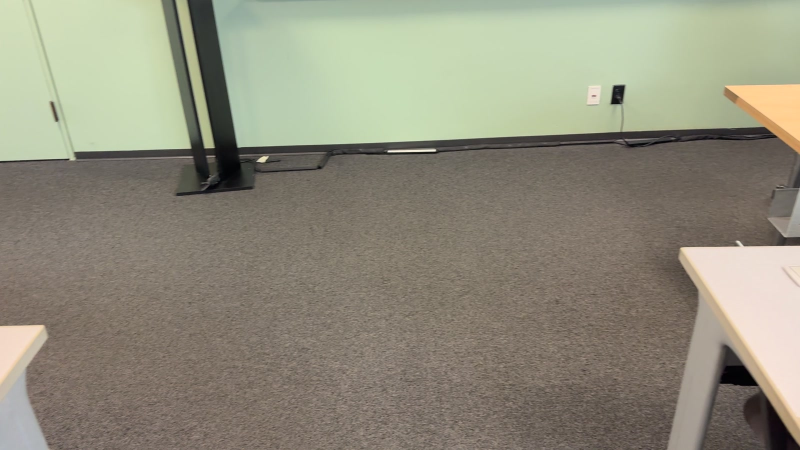
#> input picture apps/room2blender/references/reference_04_0070.0s.jpg, 1600 x 900 px (shown at 1/2 size)
$ python mapped_textures.py
#> lines starting #> are read from the running program, lines starting #| are printed output that depends on the picture
"""Reproducible photo-detail tiles; deliberately not a photogrammetric albedo solve."""
from pathlib import Path
import hashlib
import json
import cv2
import numpy as np
from PIL import Image

APP = Path(__file__).resolve().parents[1]
# Pixel crops reviewed against the original 1600x900 reference frames. No objects,
# trim, lights, perspective landmarks or recognisable shadows inside these crops.
RECIPES = [
    ('carpet', 'Carpet / procedural gray weave', 'reference_04_0070.0s.jpg', [600,440,1200,860], [0.18,0.17,0.16], 512, .09, .8),
    ('sage', 'Paint / sage green', 'reference_04_0070.0s.jpg', [520,30,950,225], [.43,.51,.36], 256, .008, 1.2),
    ('ivory', 'Paint / warm ivory', 'reference_02_0022.0s.jpg', [430,220,1000,550], [.66,.61,.46], 256, .008, 1.2),
    ('ceiling', 'Acoustic ceiling / off white', 'reference_08_0177.0s.jpg', [330,20,530,130], [.68,.68,.63], 512, .045, .61),
    ('maple', 'Desk / pale maple', 'reference_05_0100.0s.jpg', [480,837,880,892], [.60,.39,.17], 256, .025, .6),
    ('laminate', 'Table / light laminate', 'reference_02_0022.0s.jpg', [475,735,705,760], [.73,.71,.64], 256, .004, .6),
]


def main():
    folder = APP/'mappedRoom/textures'
    folder.mkdir(parents=True, exist_ok=True)
    records = []
    for name, material, frame, crop, color, size, strength, repeat in RECIPES:
        source = APP/'references'/frame
        pixels = np.asarray(Image.open(source).convert('RGB').crop(crop)).astype(np.float32)/255
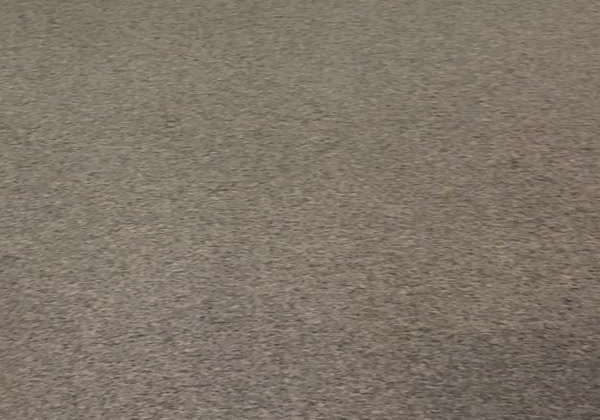
#> pixels: shape (420, 600, 3) float32; mean R, G, B 0.502, 0.46, 0.413
        # Linear light: remove low-frequency illumination and hue casts. Match the
        # original reviewed material's mean reflectance for a useful A/B comparison.
        linear = np.where(pixels <= .04045, pixels/12.92, ((pixels+.055)/1.055)**2.4)
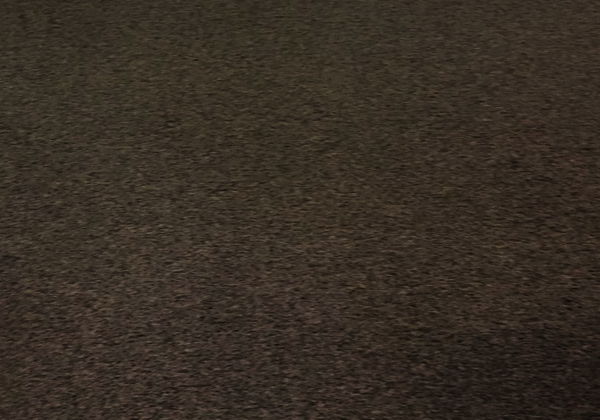
#> linear: shape (420, 600, 3) float32; mean R, G, B 0.218, 0.182, 0.145
        luminance = linear @ np.array([.2126,.7152,.0722], dtype=np.float32)
        blurred = cv2.GaussianBlur(luminance, (0,0), sigmaX=max(3,min(luminance.shape)/10))
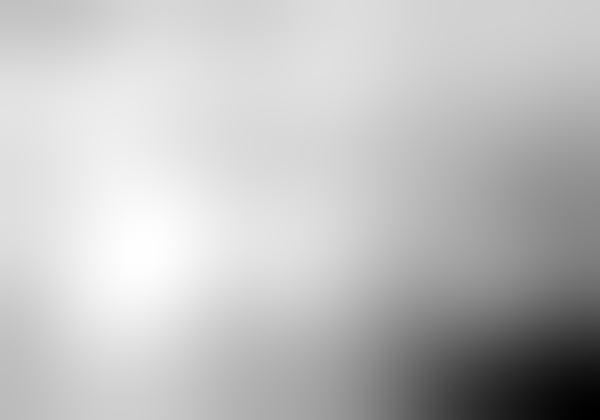
#> blurred: shape (420, 600) float32; min 0.116, max 0.21, mean 0.187; drawn with min black and max white
        detail = luminance/np.maximum(blurred,.005)-1
        detail = cv2.resize(detail, (size//2,size//2), interpolation=cv2.INTER_AREA)
#> detail: shape (256, 256) float32
        detail = np.concatenate([detail, detail[:,::-1]], axis=1)
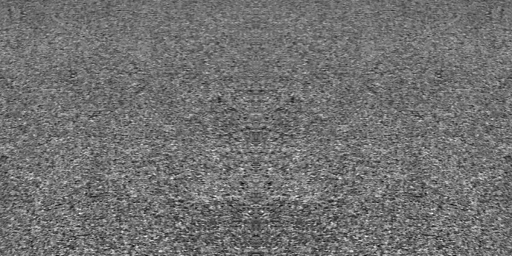
#> detail: shape (256, 512) float32; min -0.676, max 0.839, mean -0.00115; drawn with min black and max white
        detail = np.concatenate([detail, detail[::-1]], axis=0)
#> detail: shape (512, 512) float32
        detail -= detail.mean()
        detail = np.clip(detail/max(float(detail.std()),.0001)*strength, -strength*3, strength*3)
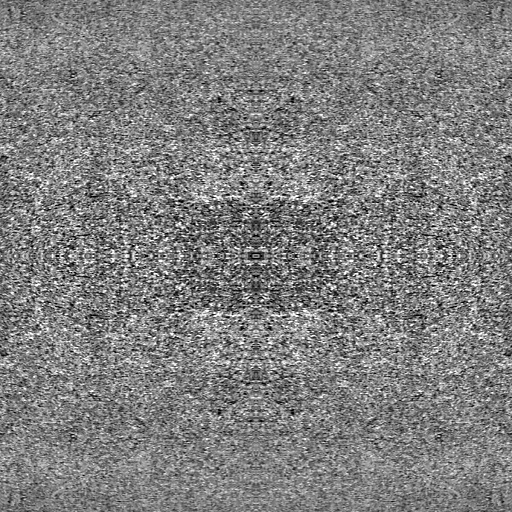
#> detail: shape (512, 512) float32; min -0.27, max 0.27, mean -0.000169; drawn with min black and max white
        detail -= detail.mean()
        albedo = np.clip(np.array(color)*(1+detail[...,None]),0,1)
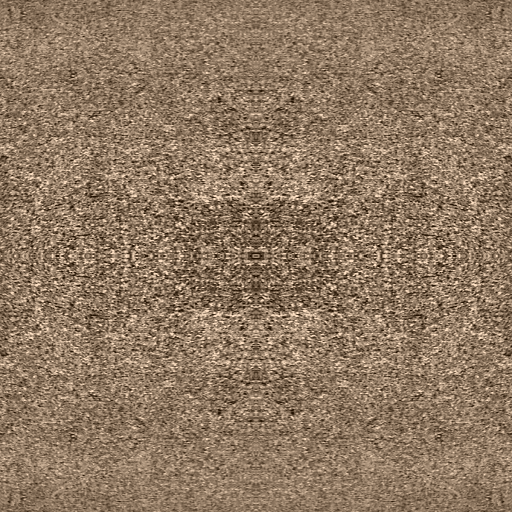
#> albedo: shape (512, 512, 3) float64; mean of channels 0, 1, 2 0.18, 0.17, 0.16; drawn with min black and max white
        srgb = np.where(albedo <= .0031308, albedo*12.92, 1.055*albedo**(1/2.4)-.055)
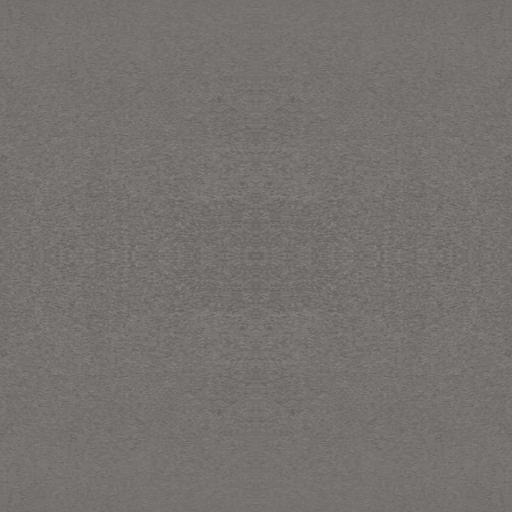
#> srgb: shape (512, 512, 3) float64; mean of channels 0, 1, 2 0.461, 0.449, 0.436; drawn as R, G, B
        target = folder/(name+'.png')
        Image.fromarray(np.rint(srgb*255).astype(np.uint8)).save(target, optimize=True)
#> pass 3 of the loop in main, `for name, material, frame, crop, color, size, strength, repeat in RECI..`:
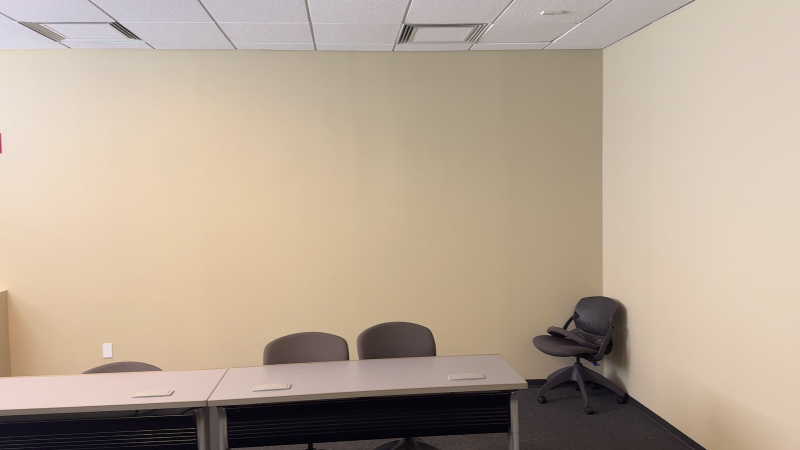
#> input picture apps/room2blender/references/reference_02_0022.0s.jpg, 1600 x 900 px (shown at 1/2 size)
#> pixels: shape (330, 570, 3) float32
#> linear: shape (330, 570, 3) float32
#> luminance: shape (330, 570) float32
#> blurred: shape (330, 570) float32
#> in main, `albedo = np.clip(np.array(color)*(1+detail[...,None]),0,1)`:
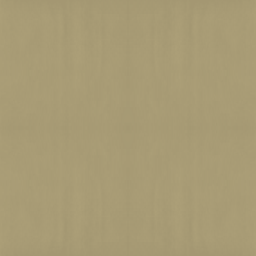
#> albedo: shape (256, 256, 3) float64; mean of channels 0, 1, 2 0.66, 0.61, 0.46; drawn as R, G, B
#> in main, `srgb = np.where(albedo <= .0031308, albedo*12.92, 1.055*albedo**(1/2.4..`:
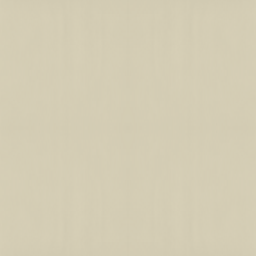
#> srgb: shape (256, 256, 3) float64; mean of channels 0, 1, 2 0.832, 0.804, 0.708; drawn as R, G, B
#> the loop made 6 passes; the first 3 are shown
        records.append(dict(material=material,file=target.name,source='references/'+frame,
                            sourceSHA256=hashlib.sha256(source.read_bytes()).hexdigest(),cropPixels=crop,
                            size=[size,size],repeatMeters=repeat,linearMean=color,detailStd=strength,
                            sha256=hashlib.sha256(target.read_bytes()).hexdigest()))
    report = dict(method='reviewed crop, linear luminance high-pass, restrained contrast, mirrored repeat, sRGB encoding',
                  limitations='Approximate photo-derived surface detail. Not camera projection, measured albedo, or de-lighting ground truth. Scale remains provisional.',
                  textures=records,estimatedRGBA8WithMipBytes=sum(r['size'][0]*r['size'][1]*4*4//3 for r in records))
    (folder.parent/'texture-provenance.json').write_text(json.dumps(report,indent=2)+'\n')
    print(json.dumps(report,indent=2))

if __name__ == '__main__': main()
